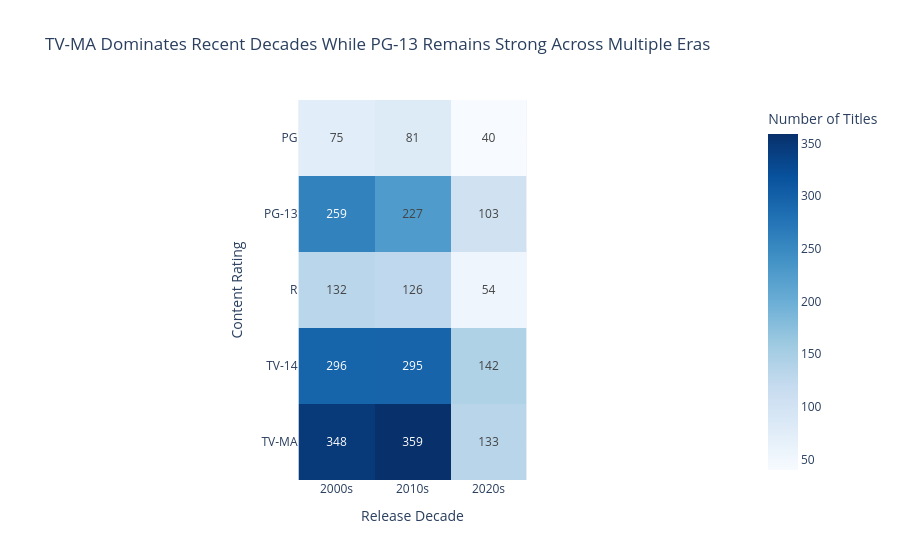

Write notebook code for a chart like this one.
### Code cell
import pandas as pd
import plotly.express as px

df = pd.read_csv("netflix_catalogue.csv")

df['decade'] = (df['release_year'] // 10 * 10).astype(str) + 's'

ratings = ['TV-14', 'TV-MA', 'PG-13', 'R', 'PG']
filtered_df = df[df['rating'].isin(ratings)]

heatmap_data = (
    filtered_df
    .groupby(['rating', 'decade'])
    .size()
    .reset_index(name='count')
)

pivot_table = heatmap_data.pivot(
    index='rating',
    columns='decade',
    values='count'
).fillna(0)

pivot_table = pivot_table.reindex(
    sorted(pivot_table.columns, key=lambda x: int(x[:-1])),
    axis=1
)

fig = px.imshow(
    pivot_table,
    text_auto=True,
    color_continuous_scale='Blues',
    labels={
        'x': 'Release Decade',
        'y': 'Content Rating',
        'color': 'Number of Titles'
    },
    title='TV-MA Dominates Recent Decades While PG-13 Remains Strong Across Multiple Eras'
)

fig.show()

### Figure 1 — Plotly figure (JSON) as saved in the notebook; plotly's stock layout.template omitted (floating-point values rounded to 4 significant figures)
{"data": [{"coloraxis": "coloraxis", "hovertemplate": "Release Decade: %{x}<br>Content Rating: %{y}<br>Number of Titles: %{z}<extra></extra>", "name": "0", "texttemplate": "%{z}", "type": "heatmap", "x": ["2000s", "2010s", "2020s"], "xaxis": "x", "y": ["PG", "PG-13", "R", "TV-14", "TV-MA"], "yaxis": "y", "z": [[75, 81, 40], [259, 227, 103], [132, 126, 54], [296, 295, 142], [348, 359, 133]]}], "layout": {"coloraxis": {"colorbar": {"title": {"text": "Number of Titles"}}, "colorscale": [[0, "rgb(247,251,255)"], [0.125, "rgb(222,235,247)"], [0.25, "rgb(198,219,239)"], [0.375, "rgb(158,202,225)"], [0.5, "rgb(107,174,214)"], [0.625, "rgb(66,146,198)"], [0.75, "rgb(33,113,181)"], [0.875, "rgb(8,81,156)"], [1, "rgb(8,48,107)"]]}, "title": {"text": "TV-MA Dominates Recent Decades While PG-13 Remains Strong Across Multiple Eras"}, "xaxis": {"anchor": "y", "constrain": "domain", "domain": [0, 1], "scaleanchor": "y", "title": {"text": "Release Decade"}}, "yaxis": {"anchor": "x", "autorange": "reversed", "constrain": "domain", "domain": [0, 1], "title": {"text": "Content Rating"}}}}
